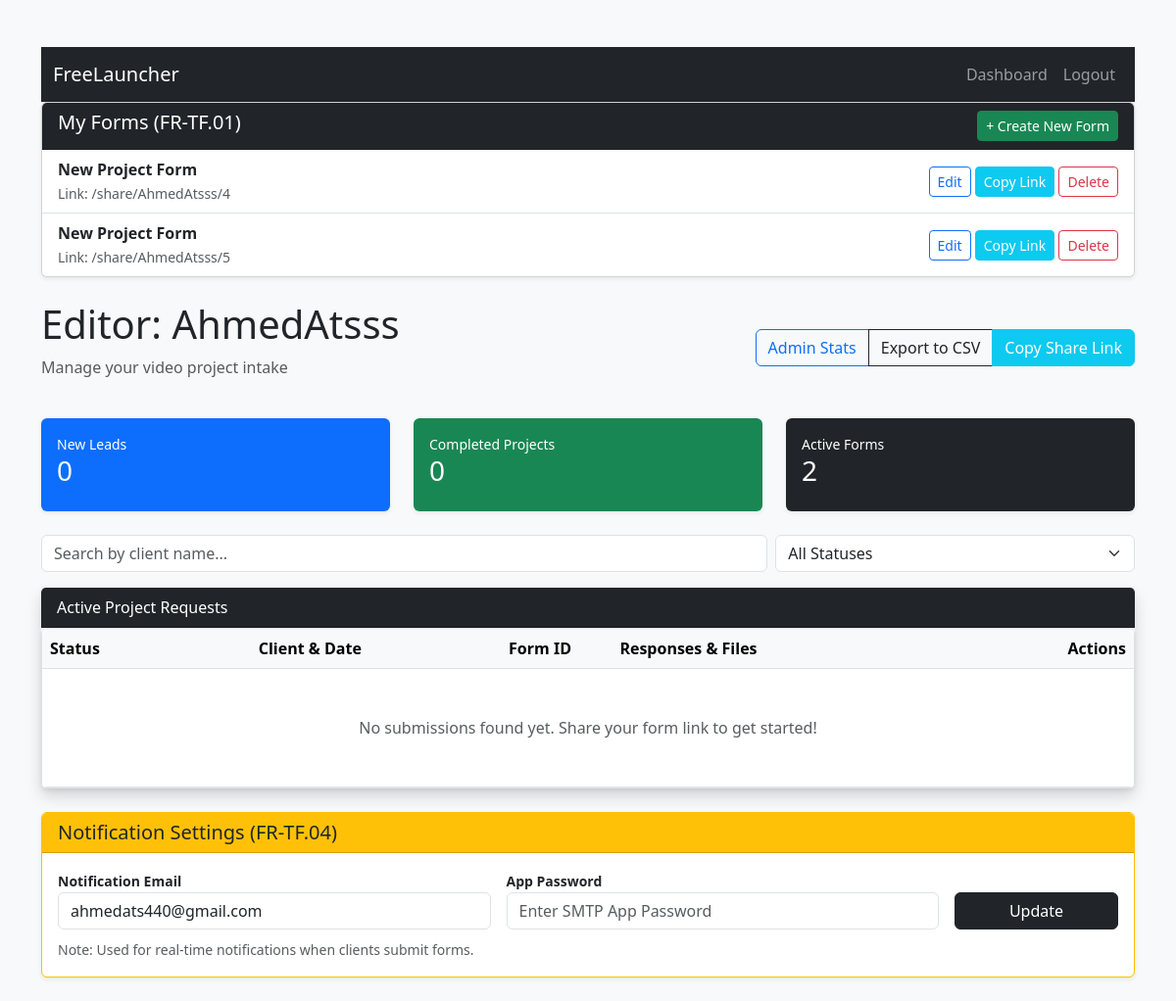
The app's page /dashboard/AhmedAtsss (signed in) with its own data.
### app.py (models this page shows, shortened)
class Form(db.Model):
    id = db.Column(db.Integer, primary_key=True)
    name = db.Column(db.String(100), default="Main Intake Form")
    structure = db.Column(db.Text, default='[]')
    brand_color = db.Column(db.String(20), default='#0d6efd')
    accent_color = db.Column(db.String(20), default='#e9ecef')
    logo_url = db.Column(db.String(200), default='')
    freelancer_id = db.Column(db.Integer, db.ForeignKey('freelancer.id'), nullable=False)

class Freelancer(db.Model, UserMixin):
    id = db.Column(db.Integer, primary_key=True)
    username = db.Column(db.String(80), unique=True, nullable=False)
    password_hash = db.Column(db.String(128))
    email = db.Column(db.String(120)) # New: To know where to send notifications
    email_app_password = db.Column(db.String(100)) # New: For SMTP authentication
    forms = db.relationship('Form', backref='owner', lazy=True)
    requests = db.relationship('ClientRequest', backref='freelancer', lazy=True)

### app.py (the view)
@app.route('/dashboard/<username>')
@login_required
def dashboard(username):
    if current_user.username.lower() != username.lower():
        return "Unauthorized access - You cannot view another editor's dashboard.", 403
    user = Freelancer.query.filter_by(username=username).first_or_404()
    requests = ClientRequest.query.filter_by(freelancer_id=user.id).order_by(ClientRequest.id.desc()).all()
    return render_template('dashboard.html', user=user, requests=requests)

### app.py (called while the page is built)
@login_manager.user_loader
def load_user(user_id):
    return Freelancer.query.get(int(user_id))

### templates/dashboard.html (shortened to what this page needs)
<!DOCTYPE html>
<html>
    <nav class="navbar navbar-expand-md navbar-dark bg-dark">
    <div class="container">
        <a class="navbar-brand" href="#">FreeLauncher</a>
        <div class="collapse navbar-collapse" id="navbarNav">
            <ul class="navbar-nav ms-auto">
                <li class="nav-item"><a class="nav-link" href="#">Dashboard</a></li>
                <li class="nav-item"><a class="nav-link" href="{{ url_for('logout') }}">Logout</a></li>
            </ul>
        </div>
    </div>
</nav>
<head>
    <link href="https://cdn.jsdelivr.net/npm/bootstrap@5.3.0/dist/css/bootstrap.min.css" rel="stylesheet">
    <div class="card mb-4 shadow-sm">
    <div class="card-header bg-dark text-white d-flex justify-content-between">
        <h5 class="mb-0">My Forms (FR-TF.01)</h5>
        <a href="{{ url_for('create_new_form', username=user.username) }}" class="btn btn-sm btn-success">+ Create New Form</a>
    </div>
    <div class="list-group list-group-flush">
        {% for form in user.forms %}
        <div class="list-group-item d-flex justify-content-between align-items-center">
            <div>
                <strong>{{ form.name }}</strong><br>
                <small class="text-muted">Link: /share/{{ user.username }}/{{ form.id }}</small>
            </div>
            <div>
                <a href="{{ url_for('build_form', username=user.username, form_id=form.id) }}" class="btn btn-sm btn-outline-primary">Edit</a>
                <button class="btn btn-sm btn-info text-white" onclick="copyLink('{{ form.id }}')">Copy Link</button>
                <form action="{{ url_for('delete_form', form_id=form.id) }}" method="POST" style="display:inline;" onsubmit="return confirm('Are you sure? This will delete the form and all its responses!');">
                    <button type="submit" class="btn btn-sm btn-outline-danger">Delete</button>
                </form>
            </div>
        </div>
        {% endfor %}
    </div>
</div>
</head>
<body class="bg-light container mt-5">
    <div class="d-flex justify-content-between align-items-center mb-4">
        <div>
            <h1>Editor: {{ user.username }}</h1>
            <p class="text-muted">Manage your video project intake</p>
        </div>
        <div class="btn-group">
            <a href="{{ url_for('admin_stats') }}" class="btn btn-outline-primary">Admin Stats</a>
            <a href="{{ url_for('export_data', username=user.username) }}" class="btn btn-outline-dark">Export to CSV</a>
            <button onclick="copyLink()" class="btn btn-info text-white">Copy Share Link</button>
        </div>
    </div>
    <div class="row mb-4">
    <div class="col-md-4">
        <div class="card border-0 bg-primary text-white shadow-sm p-3">
            <small>New Leads</small>
            <h3>{{ requests|selectattr('status', 'equalto', 'New')|list|length }}</h3>
        </div>
    </div>
    <div class="col-md-4">
        <div class="card border-0 bg-success text-white shadow-sm p-3">
            <small>Completed Projects</small>
            <h3>{{ requests|selectattr('status', 'equalto', 'Completed')|list|length }}</h3>
        </div>
    </div>
    <div class="col-md-4">
        <div class="card border-0 bg-dark text-white shadow-sm p-3">
            <small>Active Forms</small>
            <h3>{{ user.forms|length }}</h3>
        </div>
    </div>
</div>
    <div class="row mb-3 g-2">
    <div class="col-md-8">
        <input type="text" id="searchInput" class="form-control" placeholder="Search by client name..." onkeyup="filterTable()">
    </div>
    <div class="col-md-4">
        <select id="statusFilter" class="form-select" onchange="filterTable()">
            <option value="">All Statuses</option>
        </select>
    </div>
</div>
    <div class="card shadow border-0 mb-4">
        <div class="card-header bg-dark text-white">Active Project Requests</div>
       <div class="table-responsive shadow-sm rounded border">
    <table class="table table-hover align-middle mb-0 bg-white">
        <thead class="table-light">
            <tr>
                <th style="min-width: 150px;">Status</th>
                <th style="min-width: 180px;">Client & Date</th>
                <th>Form ID</th>
                <th style="min-width: 300px;">Responses & Files</th>
                <th class="text-end">Actions</th>
            </tr>
        </thead>
        <tbody>
            {% for req in requests %}
            <tr>
                <td>
                    <form action="{{ url_for('update_status', request_id=req.id) }}" method="POST">
                        <select name="status" class="form-select form-select-sm border-0 bg-light fw-bold" onchange="this.form.submit()">
                            <option value="New" {% if req.status == 'New' %}selected{% endif %}>🆕 New</option>
                            <option value="In Progress" {% if req.status == 'In Progress' %}selected{% endif %}>⏳ In Progress</option>
                            <option value="Completed" {% if req.status == 'Completed' %}selected{% endif %}>✅ Completed</option>
                            <option value="Canceled" {% if req.status == 'Canceled' %}selected{% endif %}>❌ Canceled</option>
                        </select>
                    </form>
                </td>
                <td>
                    <div class="fw-bold">{{ req.client_name }}</div>
                    <div class="text-muted small">Request #{{ req.id }}</div>
                    <div class="text-muted" style="font-size: 0.75rem;">
                        📅 {{ req.created_at.strftime('%b %d, %Y | %H:%M') if req.created_at else 'No Date' }}
                    </div>
                </td>
                <td><span class="badge bg-secondary">#{{ req.form_id }}</span></td>
                <td>
                    <div style="min-width: 250px; max-width: 450px; font-size: 0.85rem; white-space: normal;">
                        {% set data = req.submitted_data|list_from_json %}
                        {% for key, value in data.items() %}
                            <div class="mb-1 border-bottom pb-1" style="word-break: break-word;">
                                <strong class="text-dark">{{ key }}:</strong>
                                {% if value is string and value.startswith('FILE:') %}
                                    <a href="{{ url_for('download_file', filename=value[5:]) }}"
                                       class="btn btn-sm btn-link p-0 text-decoration-none d-block" target="_blank">
                                       📁 View Attachment
                                    </a>
                                {% else %}
                                    <span class="text-muted">{{ value }}</span>
                                {% endif %}
                            </div>
                        {% endfor %}
                    </div>
                </td>
                <td class="text-end">
                    <form action="{{ url_for('delete_request', request_id=req.id) }}" method="POST" onsubmit="return confirm('Delete this request?');">
                        <button class="btn btn-sm btn-outline-danger">
                            <i class="bi bi-trash"></i> Delete
                        </button>
                    </form>
                </td>
            </tr>
            {% else %}
            <tr>
                <td colspan="5" class="text-center py-5 text-muted">
                    <p class="mb-0">No submissions found yet. Share your form link to get started!</p>
                </td>
            </tr>
            {% endfor %}
        </tbody>
    </table>
</div>
    </div>
<div class="card mb-4 shadow-sm border-warning">
    <div class="card-header bg-warning text-dark">
        <h5 class="mb-0">Notification Settings (FR-TF.04)</h5>
    </div>
    <div class="card-body">
        <form action="{{ url_for('update_settings', username=user.username) }}" method="POST">
            <div class="row g-3">
                <div class="col-md-5">
                    <label class="small fw-bold">Notification Email</label>
                    <input type="email" name="freelancer_email" class="form-control" value="{{ user.email or '' }}" placeholder="email@gmail.com">
                </div>
                <div class="col-md-5">
                    <label class="small fw-bold">App Password</label>
                    <input type="password" name="email_password" class="form-control" value="{{ user.email_app_password or '' }}" placeholder="Enter SMTP App Password">
                </div>
                <div class="col-md-2 d-flex align-items-end">
                    <button type="submit" class="btn btn-dark w-100">Update</button>
                </div>
            </div>
            <div class="mt-2">
                <small class="text-muted italic">Note: Used for real-time notifications when clients submit forms.</small>
            </div>
        </form>
    </div>
</div>
</body>
</html>

### records on screen
Form: name "New Project Form", id "4"
Freelancer: username "AhmedAtsss", freelancer_email "ahmedats440@gmail.com"
Form: name "New Project Form", id "5"

### other values on screen
{{ requests|selectattr('status', 'equalto', 'New')|list|length }} "0"
{{ requests|selectattr('status', 'equalto', 'Completed')|list|length }} "0"
{{ user.forms|length }} "2"
